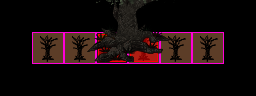

This game map was drawn from its Tiled (.tmx) file and the tilesets committed beside it. A one-line description and the trimmed map source follow:
An orthogonal 8x3 tile map with 32x32 px tiles, 6 tile layers (RuleRegions, ruleSet, ruleSet, ruleNotSet, ...), 7 hidden layers not drawn, 4 tilesets.

<map version="1.0" orientation="orthogonal" width="8" height="3" tilewidth="32" tileheight="32">
 <tileset firstgid="1" name="Collision" tilewidth="32" tileheight="32">
  <image source="../../graphics/tiles/collision.png" width="64" height="32" />
 </tileset>
 <tileset firstgid="3" name="set_rules" tilewidth="32" tileheight="32">
  <image source="../../graphics/tiles/set_rules.png" width="64" height="64" />
 </tileset>
 <tileset firstgid="7" name="set_hlw" tilewidth="32" tileheight="32">
  <image source="../../graphics/tiles/set_hlw.png" width="256" height="160" />
 </tileset>
 <tileset firstgid="47" name="arvores_x5" tilewidth="32" tileheight="160">
  <image source="../../graphics/tiles/hlw_arvores_x5.png" width="480" height="480" />
 </tileset>
 <layer name="RuleRegions" width="8" height="3">
  <data>[24 cells, 6 non-empty, 1 distinct tile ids]</data>
 </layer>
 <layer name="ruleSet" width="8" height="3">
  <data>[24 cells, 1 non-empty, 1 distinct tile ids]</data>
 </layer>
 <layer name="ruleSet" width="8" height="3">
  <data>[24 cells, 1 non-empty, 1 distinct tile ids]</data>
 </layer>
 <layer name="ruleNotSet" width="8" height="3">
  <data>[24 cells, 5 non-empty, 1 distinct tile ids]</data>
 </layer>
 <layer name="ruleNotSet" width="8" height="3" visible="0">
  <data>[24 cells, 5 non-empty, 1 distinct tile ids]</data>
 </layer>
 <layer name="ruleNotSet" width="8" height="3" visible="0">
  <data>[24 cells, 5 non-empty, 1 distinct tile ids]</data>
 </layer>
 <layer name="ruleNotSet" width="8" height="3" visible="0">
  <data>[24 cells, 5 non-empty, 1 distinct tile ids]</data>
 </layer>
 <layer name="ruleNotSet" width="8" height="3" visible="0">
  <data>[24 cells, 5 non-empty, 1 distinct tile ids]</data>
 </layer>
 <layer name="ruleNotSet" width="8" height="3" visible="0">
  <data>[24 cells, 5 non-empty, 1 distinct tile ids]</data>
 </layer>
 <layer name="ruleNotSet" width="8" height="3" visible="0">
  <data>[24 cells, 5 non-empty, 1 distinct tile ids]</data>
 </layer>
 <layer name="ruleNotSet" width="8" height="3" visible="0">
  <data>[24 cells, 5 non-empty, 1 distinct tile ids]</data>
 </layer>
 <layer name="rule1_Collision" width="8" height="3">
  <data>[24 cells, 4 non-empty, 2 distinct tile ids]</data>
 </layer>
 <layer name="rule1_Fringe" width="8" height="3">
  <data>[24 cells, 4 non-empty, 4 distinct tile ids]</data>
 </layer>
</map>
